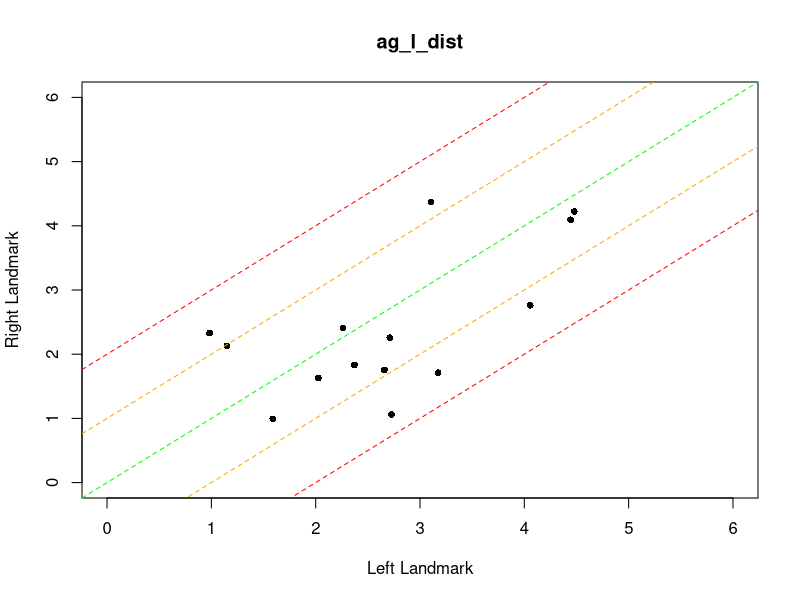
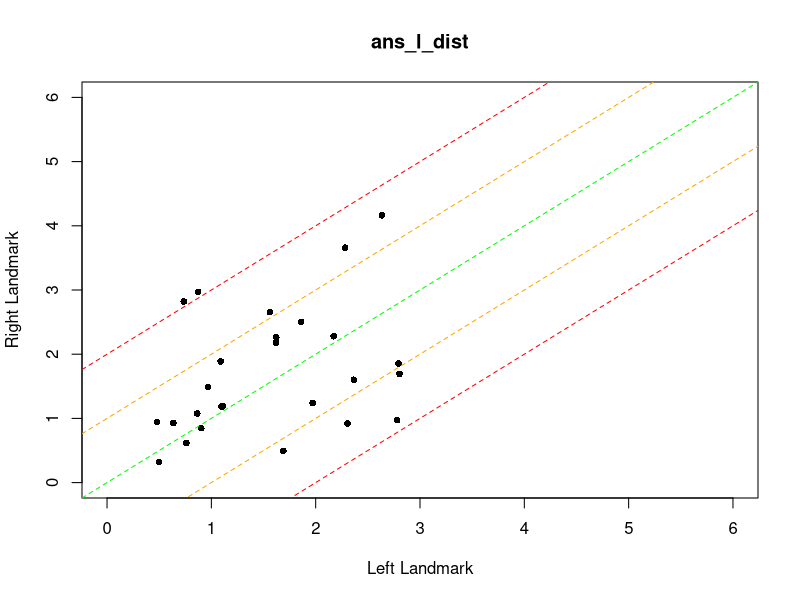
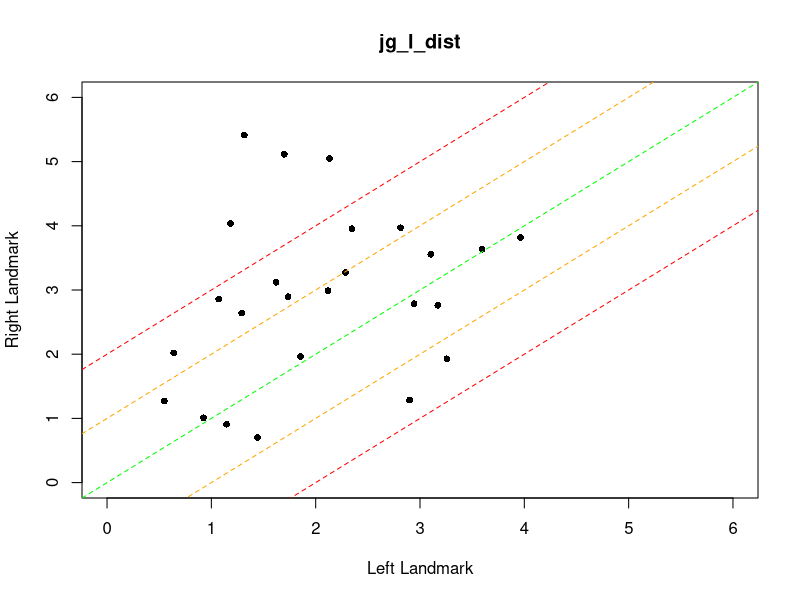
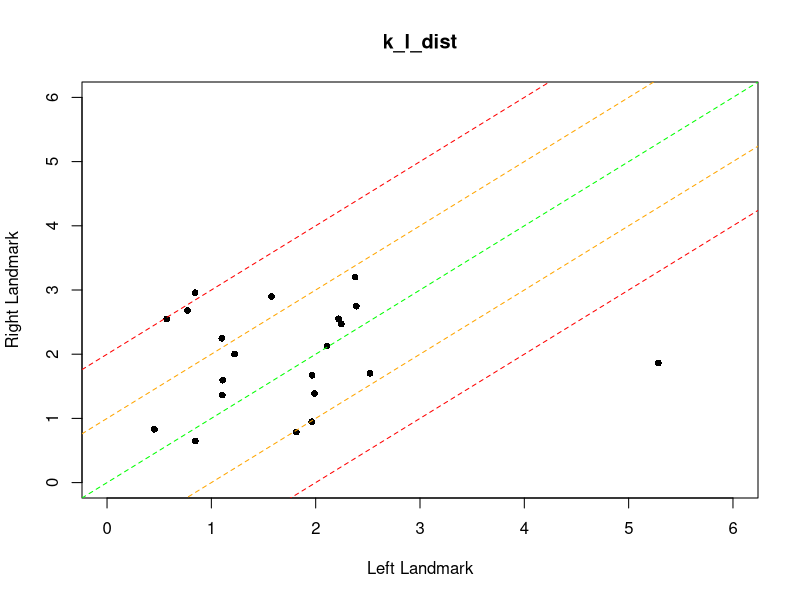
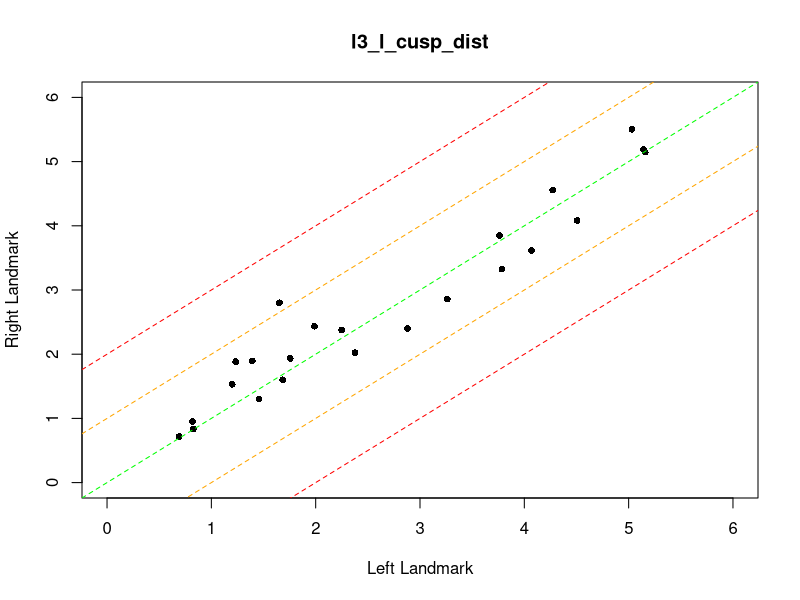
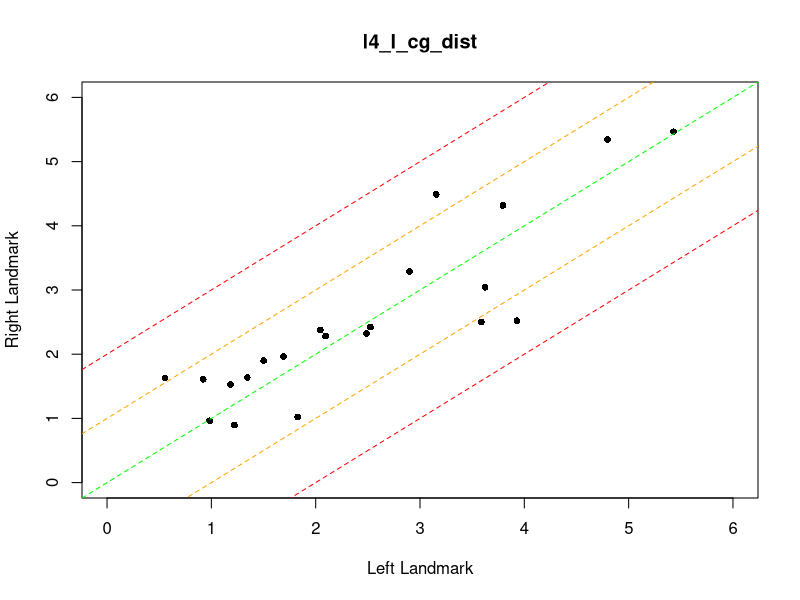
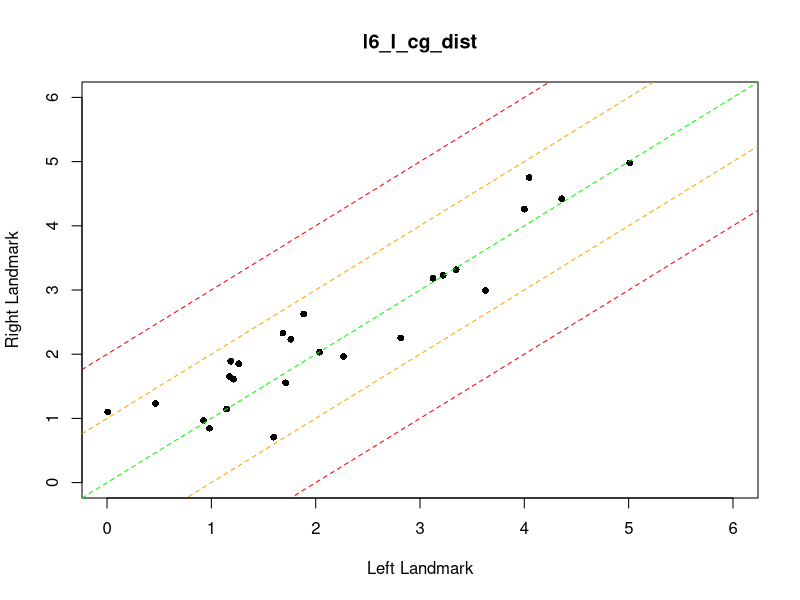
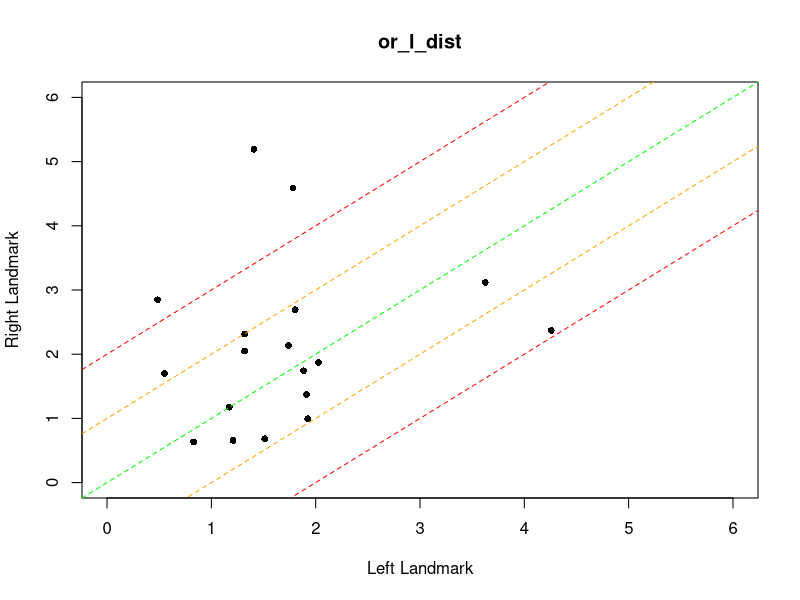

The R source for these figures, in order:
## ---- chunk 1
library(readxl) #for reading excel
library(corrplot) #for correlation plot
library(glmnet) #for lasso and ridge regression (for variable selection)
## ---- chunk 2
t1_minus_t2 <- read_excel("t1_minus_t2.xlsx")



#This extracts the euclidean distances along with the patient identifiers.

numcolmax <- length(t1_minus_t2[1, ]) #original number of columns
distances <- as.data.frame(t1_minus_t2[ , c(1, seq(5, numcolmax, by = 4))]) #extracting, turning into dataframe

#str(distances) #look at; I commented this out using "#"; you can remove this



#Now I clean the data

#columns were not in order (left and right were not necessarily beside each other); fixed using sort

distances <- distances[ , c(1, order(names(distances[, 2:45])) + 1)] #sorting, not including the first column

#str(distances) #look at; manually sorting it is; I commented this out using "#"; you can remove this

distances_sorted <- distances[ , c(1:20, 22, 21, 23, 24, 27, 25, 28, 26, 29, 32, 35, 30, 33, 31, 34, 36, 40, 37, 41, 38, 42, 39, 43, 44, 45)] #here I am sorting manually; this could be rearranged in excel as well before starting

#str(distances_sorted) #look at; it looks good now

# distances_sorted$k_r_dist[22] <- NA #replacing extreme outlier with NA
# 
# distances_sorted$k_l_dist[22] <- NA #paired observation
# 
# distances_sorted$u6_l_furc_dist[19] <- NA #replacing extreme outlier with NA
# 
# distances_sorted$u6_r_furc_dist[19] <- NA #paired observation



#Dataframe for asymmetries, named after the left landmark

asym <- distances_sorted[ , 1]
for (landmark in 1:22){
   asym <- as.data.frame(cbind(asym, as.vector(abs(distances_sorted[, (2*landmark)] - distances_sorted[, (2*landmark + 1)]))))
}

names(asym) <- names(distances_sorted[ , c(1, seq(2, 44, by = 2))])

## ---- chunk 3

for (landmark_plot in 1:22){
  plot(distances_sorted[ , 2*landmark_plot], distances_sorted[ , 2*landmark_plot + 1], #plots points
       ylim = c(0,6), xlim = c(0,6), #axis
       ylab = "Right Landmark", xlab = "Left Landmark", main = names(asym)[landmark_plot + 1], #labels
       pch = 16, cex = .9) #point shape and size
  
  abline(a = 0, b = 1, lty = 2, col = "green") #dotted lines (lty = 2) with slope 'b' and y-intercept 'a'
  abline(a = 1, b = 1, lty = 2, col = "orange")
  abline(a = 2, b = 1, lty = 2, col = "red")
  abline(a = -1, b = 1, lty = 2, col = "orange")
  abline(a = -2, b = 1, lty = 2, col = "red")
}

## ---- chunk 4
for(landmark in 1:22){
  print(t.test(asym[ , landmark + 1], alternative = "greater",
         mu = 1)$p.value) #This '1' is the value that you may want to change depending on what you would like to test
}

## ---- chunk 5

asym

## ---- chunk 6
demographics <- as.data.frame(read_excel("demographics.xlsx"))

demographics[ , 4] <- as.factor(demographics[ , 4])
demographics[ , 5] <- as.factor(demographics[ , 5])
demographics[ , 7] <- as.factor(demographics[ , 7])
demographics[ , 8] <- as.factor(demographics[ , 8])
demographics[ , 9] <- as.factor(demographics[ , 9])
demographics[ , 10] <- as.factor(demographics[ , 10])

demographics <- cbind(demographics, asym)

## ---- chunk 7

for (demographic in 2:10) {
  plot(demographics[, 1], demographics[ , demographic])
}

## ---- chunk 8

removed_NA_patients <- demographics[ , colSums(is.na(demographics)) == 0] #removed landmarks with any NA's for the graphic

M = cor(removed_NA_patients[,-c(1,11, 4, 5, 7, 8, 9, 10)]) #removing patient identifiers and categorical variables for graphic
corrplot(M, method = 'color', order = 'FPC', type = 'lower', diag = FALSE) #there is a very high correlation between the two ages which needs to be accounted for

sum(demographics[, 7]==demographics[, 8]) #ie. it agrees in 25 out of 26 patients

sum(demographics[, 9]==demographics[, 10], na.rm = TRUE) #ie. it agrees in 20 out of 26 patients

M[1,2] #a very strong correlation between age
## ---- chunk 9
pvalues_coeff <- vector(mode = "numeric", length = 10)
coeff <- vector(mode = "numeric", length = 10)
pvalues_models <- vector(mode = "numeric", length = 22)


lmp <- function (modelobject) {
	if (class(modelobject) != "lm") stop("Not an object of class 'lm' ")
	f <- summary(modelobject)$fstatistic
	p <- pf(f[1],f[2],f[3],lower.tail=F)
	attributes(p) <- NULL
	return(p)
}

for (landmark in 12:33) {

  small_dataset <- demographics[ , c(2:10)]
  first_model <- lm(demographics[, landmark] ~ . + `T1 age`:`T2 age`-`PMD right`-`right posterior TAD # cortices`, data = small_dataset)

  print(summary(first_model))
  
  pvalues_models[landmark-11] <- lmp(first_model)
  
  pvalues_coeff <- cbind(pvalues_coeff, summary(first_model)$coefficients[,4])
  
  coeff <- cbind(coeff, summary(first_model)$coefficients[,1])
  
}

rowSums(pvalues_coeff)
rowSums(coeff)/22

pvalues_models
## ---- chunk 10
pvalues_coeff <- vector(mode = "numeric", length = 7)

coeff <- vector(mode = "numeric", length = 7)

for (landmark in 12:33) {

  small_dataset <- demographics[ , c(2:10)]
  first_model <- lm(demographics[, landmark] ~ . -`T1 age`-`T2 age`-`PMD right`-`right posterior TAD # cortices`, data = small_dataset)

  print(summary(first_model))
  
  pvalues_coeff <- cbind(pvalues_coeff, summary(first_model)$coefficients[,4])
  
  coeff <- cbind(coeff, summary(first_model)$coefficients[,1])
  
  
}

rowSums(pvalues_coeff)

rowSums(coeff)/22

## ---- chunk 11

names(demographics)[18]

small_dataset <- demographics[ , c(2:10)]
first_model <- lm(demographics[, 18] ~ . -`T1 age`-`T2 age`-`PMD right`-`right posterior TAD # cortices`, data = small_dataset)

print(summary(first_model))

plot(first_model)


